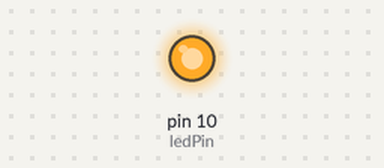
Recording of a sketch running on a simulated Arduino Uno, built with avr-gcc and run on an emulated ATmega328P. Shown: output pins drawn as LEDs (lit = HIGH).

Above: at 1.0 s.
At 5.6 s:
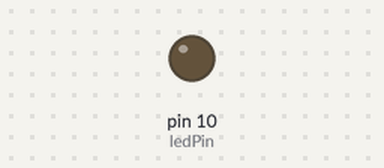
Timing chart, 0 to 10.7 s (numbered marks = the images above):
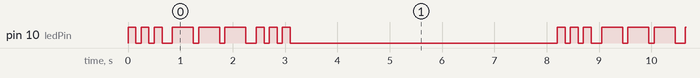

Measured:
- by itself, pin 10 (ledPin): repeats every 8.2 s: 2 × (LOW 0.10 s, HIGH 0.15 s), LOW 0.20 s, 2 × (HIGH 0.40 s, LOW 0.10 s), HIGH 0.40 s, LOW 0.20 s, 2 × (HIGH 0.15 s, LOW 0.10 s), HIGH 0.15 s, LOW 5.1 s, HIGH 0.15 s
- by itself, everything shown: repeats every 8.2 s, in 18 steps

The sketch:

SOS_commented.ino
```cpp
// SOS: Distress Signal

/*
Description: Morse code generator. It sends a message of S.O.S in morse code using a led.
SOS: . . . _ _ _ . . .
*/

int ledPin = 10;

void setup() {
  // put your setup code here, to run once:
  pinMode(ledPin, OUTPUT);
}

void loop() {
  // put your main code here, to run repeatedly:
  SIterator();
  delay(100);
  OIterator();
  delay(100);
  SIterator();
  delay(5000);
}

void SIterator(){
  for(int x = 0; x<3; x++){
    digitalWrite(ledPin, HIGH);
    delay(150);
    digitalWrite(ledPin, LOW);
    delay(100);
  }
}

void OIterator(){
  for (int x = 0; x<3; x++){
    digitalWrite(ledPin, HIGH);
    delay(400);
    digitalWrite(ledPin, LOW);
    delay(100);
  }
}
```
